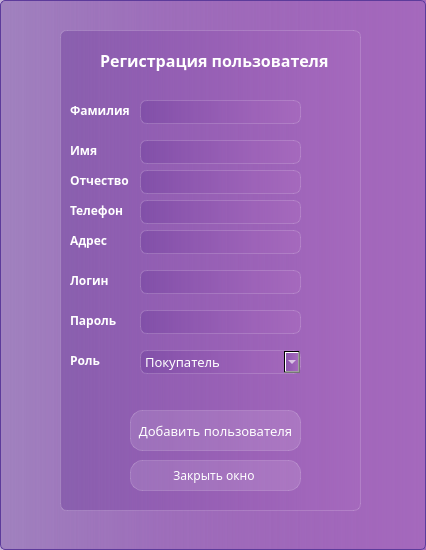
<?xml version="1.0" encoding="UTF-8"?>
<ui version="4.0">
 <class>AddPerson</class>
 <widget class="QDialog" name="AddPerson">
  <property name="geometry">
   <rect>
    <x>0</x>
    <y>0</y>
    <width>426</width>
    <height>550</height>
   </rect>
  </property>
  <property name="minimumSize">
   <size>
    <width>426</width>
    <height>550</height>
   </size>
  </property>
  <property name="maximumSize">
   <size>
    <width>426</width>
    <height>550</height>
   </size>
  </property>
  <property name="windowTitle">
   <string>Dialog</string>
  </property>
  <property name="styleSheet">
   <string notr="true">background-color:  qlineargradient( spread:pad,  x1:0, y1:0, x2:1, y2:0,  stop:0 rgba(105, 57, 153, 100),  stop:1 rgba(165, 105, 189, 255));  border: 1px solid #5D3B9B;  border-radius: 5px;
font-family: Everlasting;</string>
  </property>
  <widget class="QFrame" name="frame">
   <property name="geometry">
    <rect>
     <x>60</x>
     <y>30</y>
     <width>301</width>
     <height>481</height>
    </rect>
   </property>
   <property name="styleSheet">
    <string notr="true">backgroud-color: rgba(255, 255, 255, 30);
border: 1px solid rgba(255, 255, 255, 40);
border-radius: 7px;</string>
   </property>
   <widget class="QLineEdit" name="lineEdit_4">
    <property name="geometry">
     <rect>
      <x>80</x>
      <y>170</y>
      <width>161</width>
      <height>24</height>
     </rect>
    </property>
    <property name="styleSheet">
     <string notr="true">color:white;
padding-left: 10px;</string>
    </property>
    <property name="maxLength">
     <number>12</number>
    </property>
   </widget>
   <widget class="QPushButton" name="Close_button_Clicked">
    <property name="geometry">
     <rect>
      <x>70</x>
      <y>430</y>
      <width>171</width>
      <height>31</height>
     </rect>
    </property>
    <property name="styleSheet">
     <string notr="true">QPushButton {
color: white;
background-color: rgba(255,255,255,30);
border: 1px solid rgba(255,255,255,40);
border-radius: 12px;
} 
QPushButton:hover{
background-color: rgba(255,255,255,40);
}

QPushButton:pressed{
background-color: rgba(255,255,255,70);
}</string>
    </property>
    <property name="text">
     <string>Закрыть окно </string>
    </property>
   </widget>
   <widget class="QLineEdit" name="lineEdit_2">
    <property name="geometry">
     <rect>
      <x>80</x>
      <y>110</y>
      <width>161</width>
      <height>24</height>
     </rect>
    </property>
    <property name="styleSheet">
     <string notr="true">color:white;
padding-left: 10px;</string>
    </property>
    <property name="maxLength">
     <number>30</number>
    </property>
   </widget>
   <widget class="QPushButton" name="AddUser_button_Clicked">
    <property name="geometry">
     <rect>
      <x>70</x>
      <y>380</y>
      <width>171</width>
      <height>41</height>
     </rect>
    </property>
    <property name="styleSheet">
     <string notr="true">QPushButton {
color: white;
background-color: rgba(255,255,255,30);
border: 1px solid rgba(255,255,255,40);
border-radius: 12px;
font-size: 10pt;
} 
QPushButton:hover{
background-color: rgba(255,255,255,40);
}

QPushButton:pressed{
background-color: rgba(255,255,255,70);
}</string>
    </property>
    <property name="text">
     <string>Добавить пользователя</string>
    </property>
   </widget>
   <widget class="QLineEdit" name="lineEdit">
    <property name="geometry">
     <rect>
      <x>80</x>
      <y>70</y>
      <width>161</width>
      <height>24</height>
     </rect>
    </property>
    <property name="styleSheet">
     <string notr="true">color:white;
padding-left: 10px;</string>
    </property>
    <property name="maxLength">
     <number>30</number>
    </property>
   </widget>
   <widget class="QLineEdit" name="lineEdit_3">
    <property name="geometry">
     <rect>
      <x>80</x>
      <y>140</y>
      <width>161</width>
      <height>24</height>
     </rect>
    </property>
    <property name="styleSheet">
     <string notr="true">color:white;
padding-left: 10px;</string>
    </property>
    <property name="maxLength">
     <number>30</number>
    </property>
   </widget>
   <widget class="QLabel" name="label">
    <property name="geometry">
     <rect>
      <x>40</x>
      <y>20</y>
      <width>251</width>
      <height>21</height>
     </rect>
    </property>
    <property name="styleSheet">
     <string notr="true">color: white;
font-weight: bold;
border: none;
font-size: 12pt;
background-color: none;</string>
    </property>
    <property name="text">
     <string>Регистрация пользователя</string>
    </property>
   </widget>
   <widget class="QLineEdit" name="lineEdit_5">
    <property name="geometry">
     <rect>
      <x>80</x>
      <y>200</y>
      <width>161</width>
      <height>24</height>
     </rect>
    </property>
    <property name="styleSheet">
     <string notr="true">color:white;
padding-left: 10px;</string>
    </property>
    <property name="maxLength">
     <number>50</number>
    </property>
   </widget>
   <widget class="QLineEdit" name="lineEdit_6">
    <property name="geometry">
     <rect>
      <x>80</x>
      <y>240</y>
      <width>161</width>
      <height>24</height>
     </rect>
    </property>
    <property name="styleSheet">
     <string notr="true">color:white;
padding-left: 10px;</string>
    </property>
    <property name="maxLength">
     <number>50</number>
    </property>
   </widget>
   <widget class="QLineEdit" name="lineEdit_7">
    <property name="geometry">
     <rect>
      <x>80</x>
      <y>280</y>
      <width>161</width>
      <height>24</height>
     </rect>
    </property>
    <property name="styleSheet">
     <string notr="true">color:white;
padding-left: 10px;</string>
    </property>
    <property name="maxLength">
     <number>50</number>
    </property>
   </widget>
   <widget class="QLabel" name="label_2">
    <property name="geometry">
     <rect>
      <x>10</x>
      <y>70</y>
      <width>61</width>
      <height>21</height>
     </rect>
    </property>
    <property name="styleSheet">
     <string notr="true">color: white;
font-weight: bold;
font-size: 9pt;
border: none;
background-color: none;</string>
    </property>
    <property name="text">
     <string>Фамилия</string>
    </property>
   </widget>
   <widget class="QLabel" name="label_3">
    <property name="geometry">
     <rect>
      <x>10</x>
      <y>110</y>
      <width>41</width>
      <height>21</height>
     </rect>
    </property>
    <property name="styleSheet">
     <string notr="true">color: white;
font-weight: bold;
font-size: 9pt;
border: none;
background-color: none;</string>
    </property>
    <property name="text">
     <string>Имя</string>
    </property>
   </widget>
   <widget class="QLabel" name="label_4">
    <property name="geometry">
     <rect>
      <x>10</x>
      <y>140</y>
      <width>61</width>
      <height>21</height>
     </rect>
    </property>
    <property name="styleSheet">
     <string notr="true">color: white;
font-weight: bold;
font-size: 9pt;
border: none;
background-color: none;</string>
    </property>
    <property name="text">
     <string>Отчество</string>
    </property>
   </widget>
   <widget class="QLabel" name="label_6">
    <property name="geometry">
     <rect>
      <x>10</x>
      <y>170</y>
      <width>61</width>
      <height>21</height>
     </rect>
    </property>
    <property name="styleSheet">
     <string notr="true">color: white;
font-weight: bold;
font-size: 9pt;
border: none;
background-color: none;</string>
    </property>
    <property name="text">
     <string>Телефон</string>
    </property>
   </widget>
   <widget class="QLabel" name="label_7">
    <property name="geometry">
     <rect>
      <x>10</x>
      <y>200</y>
      <width>41</width>
      <height>21</height>
     </rect>
    </property>
    <property name="styleSheet">
     <string notr="true">color: white;
font-weight: bold;
font-size: 9pt;
border: none;
background-color: none;</string>
    </property>
    <property name="text">
     <string>Адрес </string>
    </property>
   </widget>
   <widget class="QLabel" name="label_8">
    <property name="geometry">
     <rect>
      <x>10</x>
      <y>240</y>
      <width>41</width>
      <height>21</height>
     </rect>
    </property>
    <property name="styleSheet">
     <string notr="true">color: white;
font-weight: bold;
font-size: 9pt;
border: none;
background-color: none;</string>
    </property>
    <property name="text">
     <string>Логин</string>
    </property>
   </widget>
   <widget class="QLabel" name="label_9">
    <property name="geometry">
     <rect>
      <x>10</x>
      <y>280</y>
      <width>51</width>
      <height>21</height>
     </rect>
    </property>
    <property name="styleSheet">
     <string notr="true">color: white;
font-weight: bold;
font-size: 9pt;
border: none;
background-color: none;</string>
    </property>
    <property name="text">
     <string>Пароль</string>
    </property>
   </widget>
   <widget class="QComboBox" name="comboBox">
    <property name="geometry">
     <rect>
      <x>80</x>
      <y>320</y>
      <width>161</width>
      <height>24</height>
     </rect>
    </property>
    <property name="styleSheet">
     <string notr="true">QComboBox{
font-size: 10pt;
color: white;
}
QComboBox::Item {
background-color: rgba(255,255,255,40);
color:white;
}</string>
    </property>
    <item>
     <property name="text">
      <string>Покупатель</string>
     </property>
    </item>
    <item>
     <property name="text">
      <string>Менеджер</string>
     </property>
    </item>
    <item>
     <property name="text">
      <string>Администратор</string>
     </property>
    </item>
   </widget>
   <widget class="QLabel" name="label_10">
    <property name="geometry">
     <rect>
      <x>10</x>
      <y>320</y>
      <width>51</width>
      <height>21</height>
     </rect>
    </property>
    <property name="styleSheet">
     <string notr="true">color: white;
font-weight: bold;
font-size: 9pt;
border: none;
background-color: none;</string>
    </property>
    <property name="text">
     <string>Роль</string>
    </property>
   </widget>
   <widget class="QLabel" name="label_5">
    <property name="geometry">
     <rect>
      <x>10</x>
      <y>360</y>
      <width>221</width>
      <height>16</height>
     </rect>
    </property>
    <property name="styleSheet">
     <string notr="true">color: navy;
text-shadow: 1px 1px 2px black;
font-weight: bold;
font-size: 9pt;
border: none;
background-color: none;</string>
    </property>
    <property name="text">
     <string/>
    </property>
   </widget>
  </widget>
 </widget>
 <resources/>
 <connections/>
</ui>
